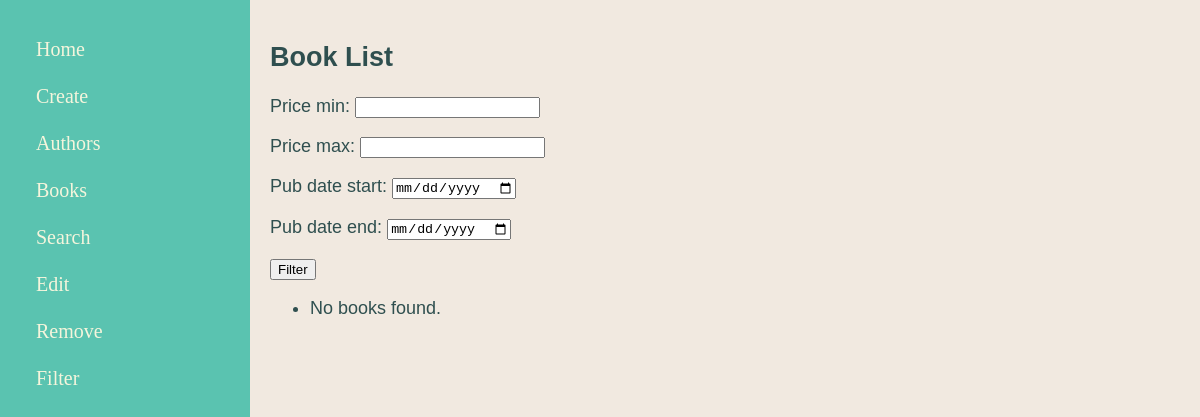
The app's page /filter/, older data.
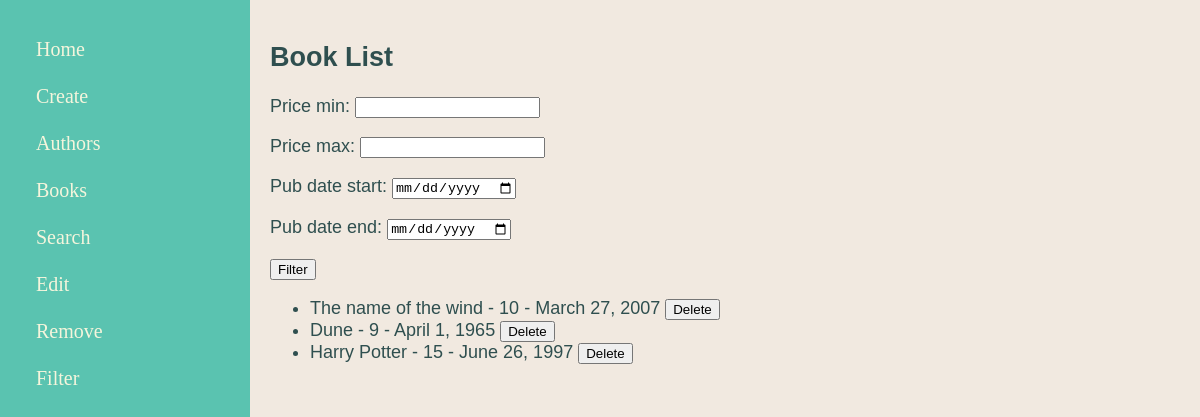
The same page, newer data.
### main/models.py (models this page shows, shortened)
class Book(models.Model):
    title = models.CharField(max_length=200)
    author = models.ForeignKey(Author,on_delete=models.CASCADE)
    price = models.IntegerField()
    publication_date = models.DateField()

### main/views.py (the view)
# urls.py: path("filter/",views.filter_list,name="filter_list"),
def filter_list(request):
    form = BookFilterForm(request.GET)
    books = Book.objects.all()
    if form.is_valid():
        price_min = form.cleaned_data.get('price_min')
        price_max = form.cleaned_data.get('price_max')
        pub_date_start = form.cleaned_data.get('pub_date_start')
        pub_date_end = form.cleaned_data.get('pub_date_end')
        if price_min:
            books = books.filter(price__gte=price_min)
        if price_max:
            books = books.filter(price__lte=price_max)
        if pub_date_start:
            books = books.filter(publication_date__gte=pub_date_start)
        if pub_date_end:
            books = books.filter(publication_date__lte=pub_date_end)
    return render(request, 'main/book_list.html', {'books': books, 'form': form})

### main/forms.py
class BookFilterForm(forms.Form):
    price_min = forms.DecimalField(required=False, decimal_places=2)
    price_max = forms.DecimalField(required=False, decimal_places=2)
    pub_date_start = forms.DateField(required=False, widget=forms.TextInput(attrs={'type': 'date'}))
    pub_date_end = forms.DateField(required=False, widget=forms.TextInput(attrs={'type': 'date'}))

### main/templates/main/book_list.html (shortened to what this page needs)
{% extends 'main/base.html' %}
{% block content %}
<h2>Book List</h2>
<form method="get" action="{% url 'filter_list' %}">
    {{ form.as_p }}
    <button type="submit">Filter</button>
</form>
<ul>
    {% for book in books %}
    <li>
        {{ book.title }} - {{ book.price }} - {{ book.publication_date }}
        <form action="{% url 'delete_book' book.id %}" method="post" style="display:inline;">
            <button type="submit">Delete</button>
        </form>
    </li>
    {% empty %}
    <li>No books found.</li>
    {% endfor %}
</ul>
{% endblock %}

### main/templates/main/base.html (shortened to what this page needs)
<!DOCTYPE html>
<html lang="en">
<head>
    {% load static %}
    <link rel="stylesheet" type="text/css" href="{% static 'css/main.css'%}" >
</head>
<body>
    <div class="container">
        <div class="sidenav">
            <a href="/home/">Home</a>
            <a href="/create/">Create</a>
            <a href="/authors/">Authors</a>
            <a href="/books/">Books</a>
            <a href="/search/">Search</a>
            <a href="/edit/">Edit</a>
            <a href="/remove/">Remove</a>
            <a href="/filter/">Filter</a>
        </div>
        <div class="main">
            {% block content %}
            {% endblock %}
        </div>
    </div>
</body>
</html>

### main/static/css/main.css (style rules this page uses)
html,body { height:100%; margin:0; padding:0; }
.container { width:100%; height:100vh; overflow:hidden; }
.sidenav { float: left; height: 100%; width: 250px; padding: 20px; background-color: #5ac3b0; box-sizing: border-box; }
.sidenav a { padding: 18px 8px 6px 16px; text-decoration: none; font-size: 20px; color: beige; display: block; }
.main { height: 100%; margin-left: 250px; background-color: #f1e9e0; color: darkslategrey; font-size: 18px; font-family: Helvetica, sans-serif; padding: 20px; box-sizing: border-box; }

Row changes from the older to the newer data that the page shows:
added Book: title "The name of the wind", price "10", publication_date "March 27, 2007"
added Book: title "Dune", price "9", publication_date "April 1, 1965"
added Book: title "Harry Potter", price "15", publication_date "June 26, 1997"
Text that changed along with them:
text no longer shown: "No books found."
